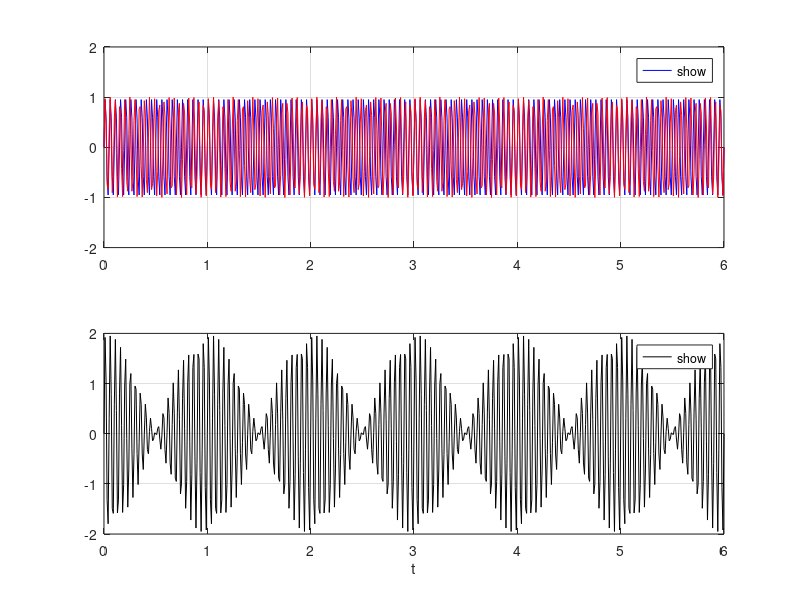

This chart was generated by the following MATLAB code:
A = 1; 
f1 = 20; 
f2 = 21;
t = 0:0.01:6;
x1 = A * sin(2 * pi * f1 * t);
x2 = A * sin(2 * pi * f2 * t);
x = x1 + x2;
figure;
subplot(2, 1, 1); 
plot(t, x1, 'b-', 'DisplayName', 'x_1'); 
hold on;
plot(t, x2, 'r-', 'DisplayName', 'x_2'); 
hold off;
grid on;
xlim([0, 6]);
ylim([-2, 2]);
legend('show', 'Location', 'northeast');
subplot(2, 1, 2);
plot(t, x, 'k-', 'DisplayName', 'Διακρότημα (x)');
grid on;
xlabel('t');
xlim([0, 6]);
ylim([-2, 2]);
legend('show', 'Location', 'northeast');
